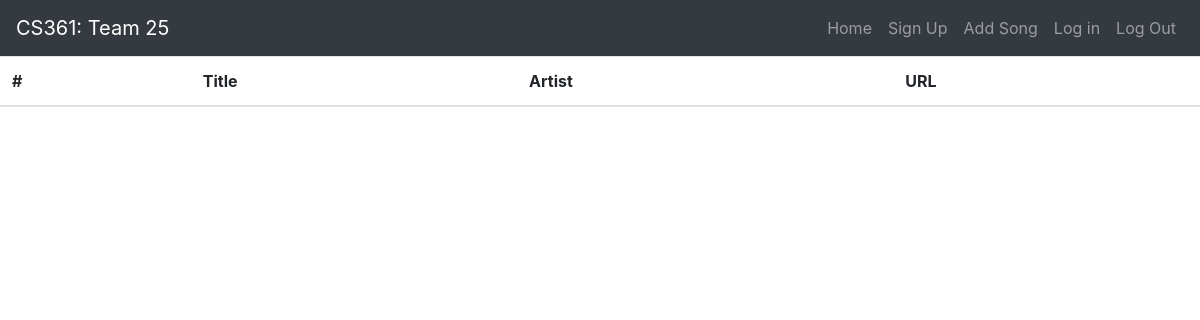
Before: /playlist/1 (signed in) with the older database file.
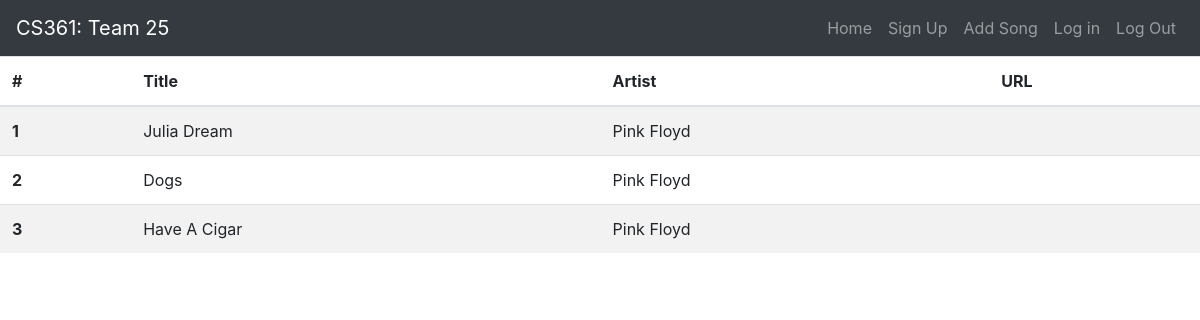
After: the same page with the newer database file.
### socialPlaylist/models.py (models this page shows)
class Song(db.Model):
    id = db.Column(db.Integer, primary_key=True)
    title = db.Column(db.String(100), nullable=False)
    artist_firstname = db.Column(db.String(100), nullable=False)
    artist_lastname = db.Column(db.String(100), nullable=False)
    playlist_id = db.Column(db.Integer, db.ForeignKey('playlists.id'), nullable=False)  # References 'Playlist' class (note lower case)

### socialPlaylist/routes/routes.py (the view)
@app.route('/playlist/<p_id>', methods =['GET', 'POST'])
@login_required
def view_playlist(p_id):
    songs = get_songs(int(p_id))
    return render_template('view_playlist.html', songs=songs)

### socialPlaylist/helpers/playlist_helpers.py (called while the page is built)
def get_songs(playlist_id):
    return Song.query.filter_by(playlist_id=playlist_id)

### socialPlaylist/models.py (called while the page is built)
@login.user_loader
def load_user(id):
    return User.query.get(int(id))

### socialPlaylist/templates/view_playlist.html
{% extends "layout.html" %}
{% block content %}
<table class="table table-striped">
    <thead>
      <tr>
        <th scope="col">#</th>
        <th scope="col">Title</th>
        <th scope="col">Artist</th>
        <th scope="col">URL</th>
      </tr>
    </thead>
    <tbody>
        {% for song in songs %}
        <tr>
            <th scope="row">{{loop.index}}</th>
            <td>{{song.title}}</td>
            <td>{{song.artist_firstname}} {{song.artist_lastname}}</td>
            <td>{{song.url}}</td>
          </tr>
        {% endfor %}
    </tbody>
  </table>
{% endblock %}

### socialPlaylist/templates/layout.html (shortened to what this page needs)
<!DOCTYPE html>
<html lang="en">
    <head>
      <link rel="stylesheet" href="https://stackpath.bootstrapcdn.com/bootstrap/4.3.1/css/bootstrap.min.css">
      <link rel="stylesheet" href="{{ url_for('static', filename = 'css/main.css') }}">
      <link rel="stylesheet" href="{{ url_for('static', filename = 'css/home.css') }}">
    </head>
    <body>
        <nav class="navbar navbar-expand-lg navbar-dark bg-dark">
          <a class="navbar-brand" href="/">CS361: Team 25</a>
          <div class="collapse navbar-collapse" id="navbarTogglerDemo02">
            <ul class="navbar-nav ml-auto mt-2 mt-lg-0">
              <li class="nav-item">
                <a class="nav-link" href="/">Home <span class="sr-only">(current)</span></a>
              </li>
              <li class="nav-item" id="nav-signup">
                <a class="nav-link" href="signup">Sign Up</a>
              </li>
              <li class="nav-item" id="nav-add_song">
                <a class="nav-link" href="add_song">Add Song</a>
              </li>
              <li class="nav-item" id="nav-login">
                <a class="nav-link" href="login">Log in</a>
              </li>
              <li class="nav-item" id="nav-logout">
                <a class="nav-link" href="logout">Log Out</a>
              </li>
            </ul>
          </div>
        </nav>
        {% block content %} {% endblock %}
    </body>
</html>

### socialPlaylist/static/css/main.css (style rules this page uses)
body { margin: 0; width: 100vw; height: 100vh; }

Changed rows visible on the page:
added Song: title "Julia Dream", artist_firstname "Pink", artist_lastname "Floyd"
added Song: title "Dogs", artist_firstname "Pink", artist_lastname "Floyd"
added Song: title "Have A Cigar", artist_firstname "Pink", artist_lastname "Floyd"
